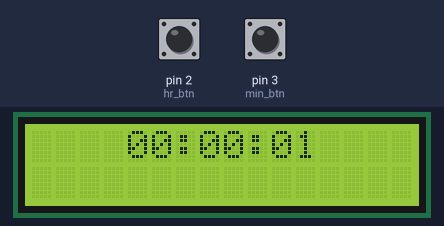
Bench run of a sketch on a simulated Arduino Uno, built with avr-gcc and run on an emulated ATmega328P. Parts: 16×2 character LCD. The test bench sets the inputs (shaded band); at power-on: pin 2 (hr_btn) LOW, pin 3 (min_btn) LOW.

Above: at 1.2 s.
1.3 s: pin 2 (hr_btn) pulled HIGH for 0.15 s
At 2.8 s:
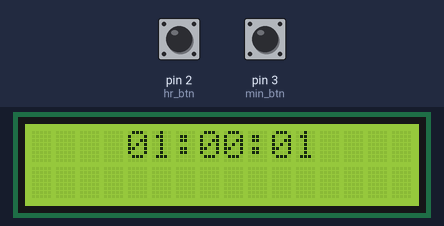
3.5 s: pin 3 (min_btn) pulled HIGH for 0.15 s
At 4.6 s:
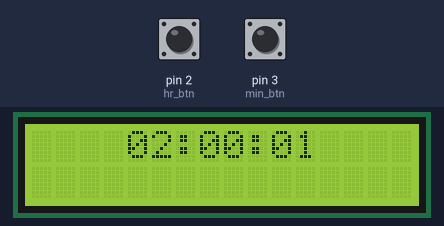
5.5 s: pin 2 (hr_btn) pulled HIGH for 1 s
At 6.4 s:
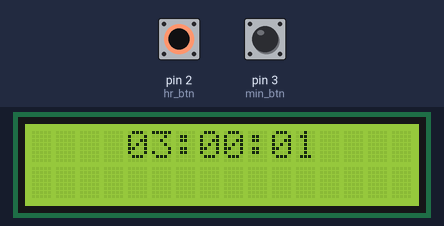
8.0 s: pin 3 (min_btn) pulled HIGH for 1 s
At 8.8 s:
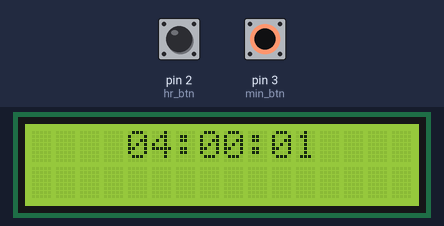
Timing chart, 0 to 11.0 s (numbered marks = the images above; inputs shaded):
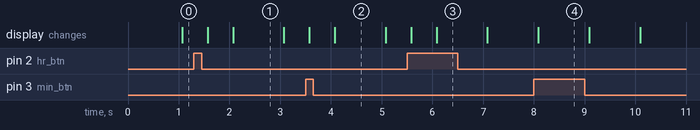

The sketch:

Digital_clock.ino
```cpp
#include <LiquidCrystal.h>
#include <TimerOne.h>


const int rs = 12, e = 11, d4 = 7, d5 = 6, d6 = 5, d7 = 4;
LiquidCrystal lcd(rs, e, d4, d5, d6, d7);

int hrs = 0, mins = 0, secs = 0;

const int hr_btn = 2, min_btn = 3;//Arduino uno interrupt pins are digital pins 2 and 3

void timer_interrupt();
void hr_isr();
void min_isr();

void setup() {
  lcd.begin(16,2);

  //Attach interrupts for the hour and minute setting buttons
  attachInterrupt(digitalPinToInterrupt(hr_btn), hr_isr, RISING);
  attachInterrupt(digitalPinToInterrupt(min_btn), min_isr, RISING);

  //Initialize the internal interrupt to happen every second
  Timer1.initialize(1000000);
  Timer1.attachInterrupt(timer_interrupt);


}

void loop() {


  lcd.setCursor(4, 0);
  if(hrs < 10){
    lcd.print(0);
  }
  lcd.print(hrs);
  lcd.print(':');
  if(mins < 10){
    lcd.print(0);
  }
  lcd.print(mins);
  lcd.print(':');
  if(secs < 10){
    lcd.print(0);
  }
  lcd.print(secs);

  delay(500);

}

void timer_interrupt(){//This happens every second

  secs++;
  if (secs == 60){
    mins++;
    secs = 0;
  }
  if (mins == 60){
    hrs++;
    mins = 0;
  }
  if (hrs == 24){
    hrs = 0;
  }
}

void hr_isr(){//ISR for setting hours with button
  if (hrs == 24){
    hrs = 0;

  }
  else{
  hrs++;
  }
  secs = 0;
  delay(50);
}

void min_isr(){ //ISR for setting minutes with button
  if (mins == 60){
    mins = 0;

  }
  else{
  hrs++;
  }
  secs = 0;
  delay(50);
}
```

Measured:
- what the display in image 1 shows lasts 1.0 s, from 2.1 s to 3.1 s
